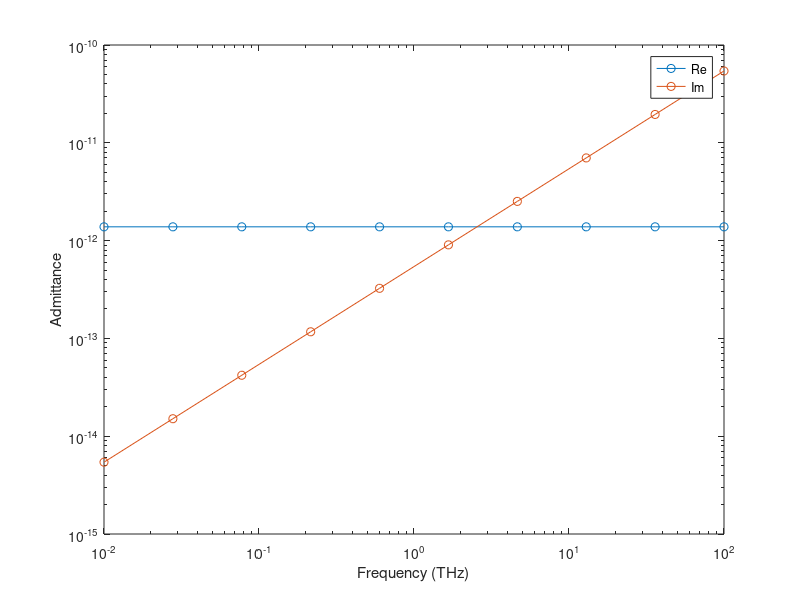

Recreate this plot in MATLAB.
clear; close all; clc;
eps0=8.854187817e-12;
q=1.602192e-19; %Elementary charge,C
mobility_n = 518e-4;  % electron mobility
Nd=2e23; % /m^3

f=logspace(10,14, 10)';

w=2*pi*f;

Y_Re=q*mobility_n*Nd*(1.0*10^-6)^2/(1200*1^-9);
Y_Re=Y_Re*ones(length(f),1);
Y_Im=w*11.7*eps0*(1.0*10^-6)^2/(1200*1^-9);

loglog(f*1e-12,Y_Re,'-o', f*1e-12,Y_Im,'-o')
xlabel("Frequency (THz)")
ylabel("Admittance")
legend("Re", "Im")